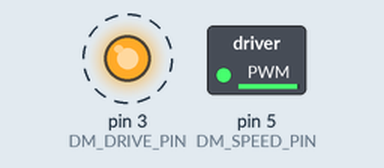
This sketch was run on a simulated Arduino Uno, built with avr-gcc and run on an emulated ATmega328P. Parts: switched loads named in the sketch (green lamp = pin HIGH), output pins drawn as LEDs (lit = HIGH). Dashed ring = blinking.

Above: at 0.05 s.
Timing chart, 0 to 3.0 s (numbered marks = the images above):
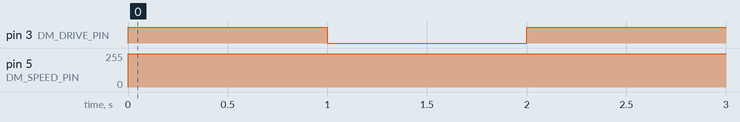

Measured:
- by itself, pin 3 (DM_DRIVE_PIN): alternates HIGH for 1.0 s and LOW for 1.0 s
- by itself, pin 5 (DM_SPEED_PIN): 0/255 → 250/255 at 0.00 s

The sketch:

_03DCmotor.ino
```cpp
const int DM_SPEED_PIN = 5; // 스피트 관련 핀
const int DM_DRIVE_PIN = 3; // 전진 핀
const int DM_BACK_PIN = 2;

void setup() {
  pinMode(DM_SPEED_PIN, OUTPUT);
  pinMode(DM_DRIVE_PIN, OUTPUT);
  //pinMode(DM_BACK_PIN, OUTPUT);
}

void loop() {
  digitalWrite(DM_DRIVE_PIN, HIGH);
  //digitalWrite(DM_BACK_PIN, LOW);
  analogWrite(DM_SPEED_PIN, 250);
  delay(1000);
  digitalWrite(DM_DRIVE_PIN, LOW);
  //digitalWrite(DM_BACK_PIN, LOW);
  delay(1000);
  //while( 1 );
}
```
